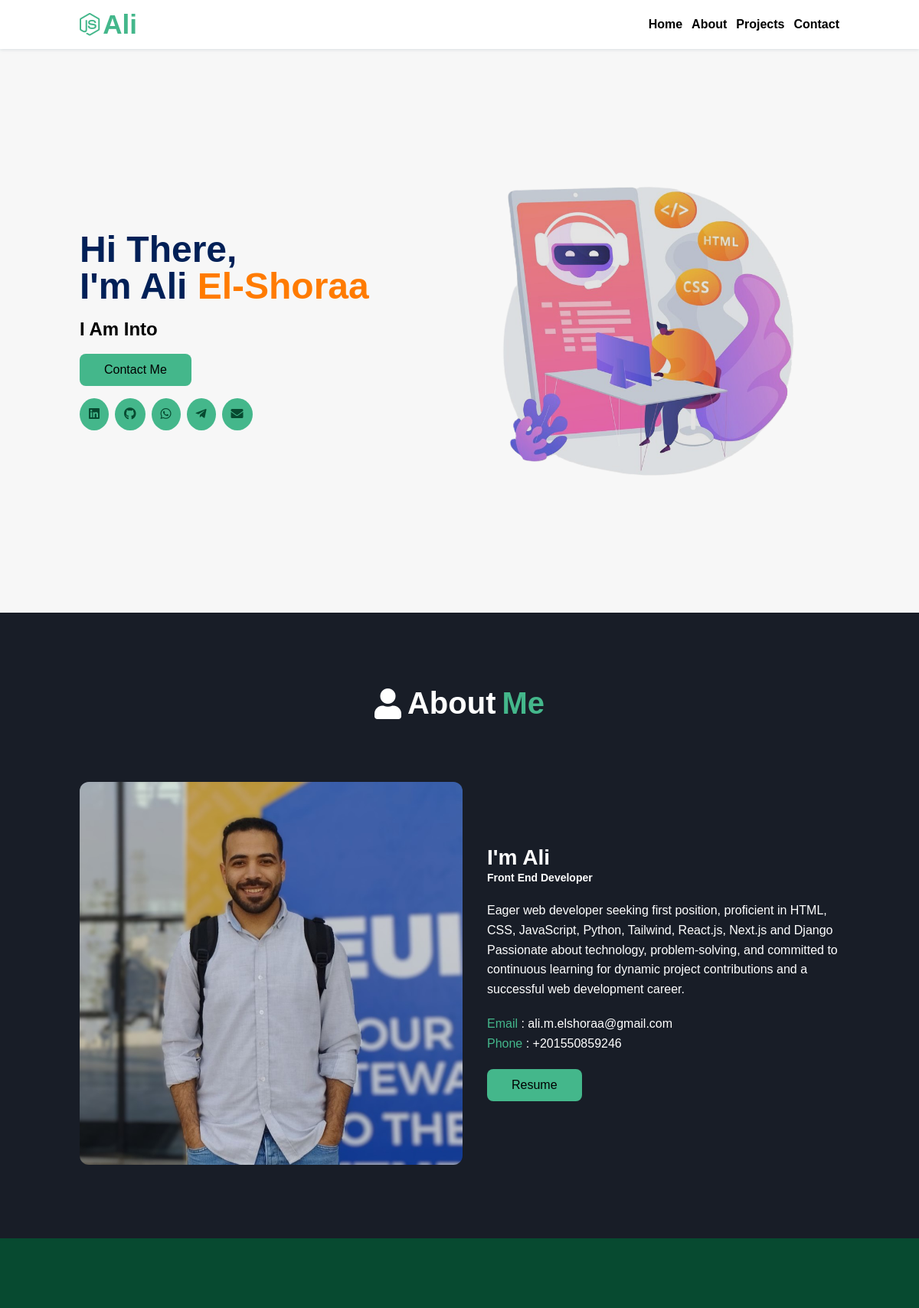
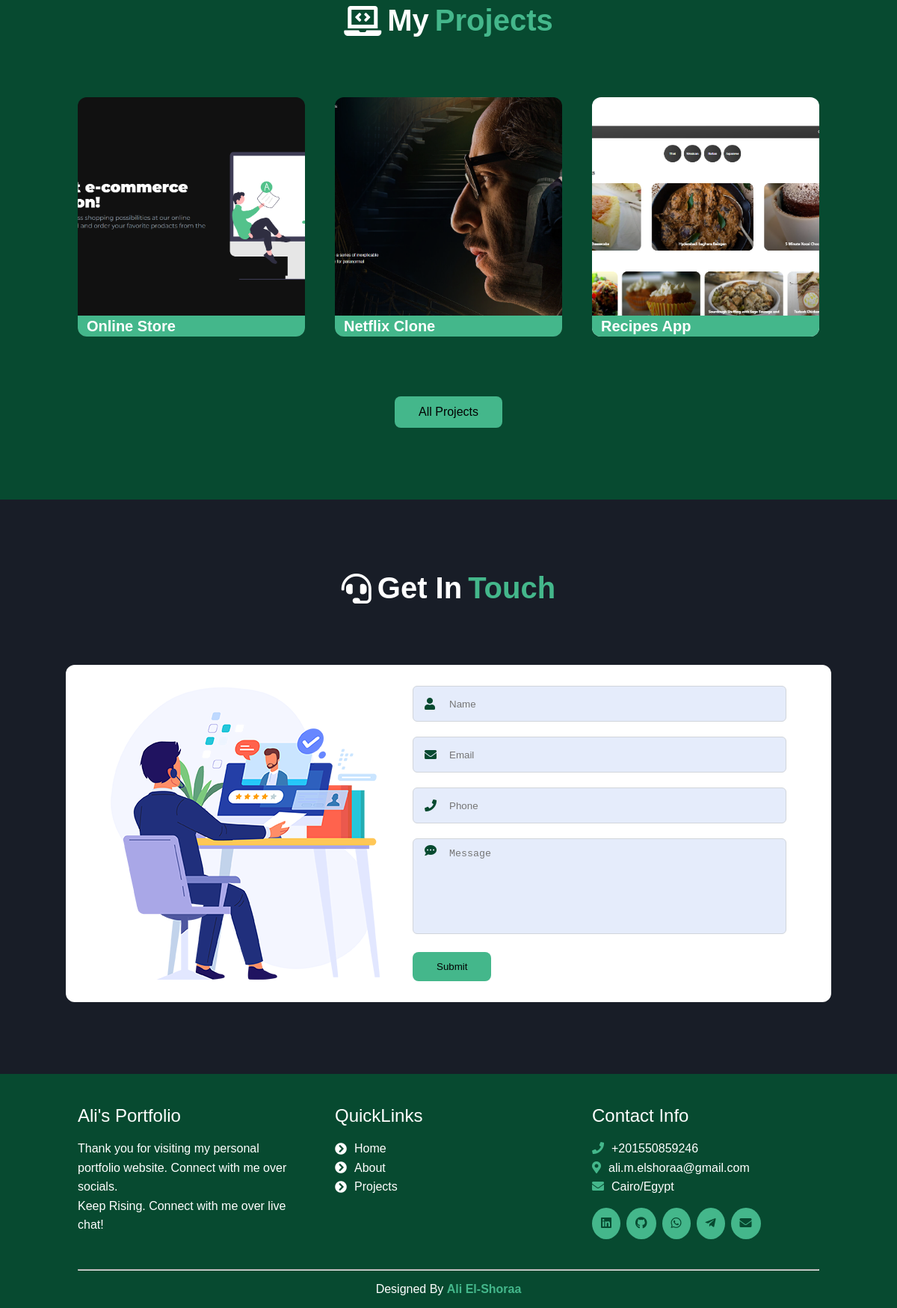
The page / on the database its author committed (2 pictures, top to bottom).
### portfolio/models.py (models this page shows, shortened)
class Projects(models.Model):
    name = models.CharField(max_length=200)
    description = models.TextField()
    demo_url = models.URLField(max_length=200)
    github_url = models.URLField(max_length=200)
    image = models.ImageField(upload_to="project_images/")
    class Meta:
        verbose_name = "Project"
        verbose_name_plural = "Projects"

### portfolio/views.py (the view)
# urls.py: 2. Add a URL to urlpatterns:  path('', views.home, name='home')
def home(request):
    links = [
        {"key": 1, "name": "Home", "link": "home"},
        {"key": 2, "name": "About", "link": "about"},
        {"key": 3, "name": "Projects", "link": "project"},
        {"key": 4, "name": "Contact", "link": "contact"},
    ]
    links_footer = links[: len(links) - 1]
    social_data = [
        {
            "key": 1,
            "link": "https://www.linkedin.com/in/ali-el-shoraa/",
            "icon": '<i class="fab fa-linkedin"></i>',
        },
        {
            "key": 2,
            "link": "https://github.com/Ali-El-Shoraa",
            "icon": '<i class="fab fa-github"></i>',
        },
        {
            "key": 3,
            "link": "https://wa.me/201550859246",
            "icon": '<i class="fab fa-whatsapp"></i>',
        },
        {
            "key": 4,
            "link": "https://t.me/Ali_El_Shoraa",
            "icon": '<i class="fab fa-telegram-plane"></i>',
        },
        {
            "key": 5,
            "link": "mailto:ali,m.elshoraa@gmail.com",
            "icon": '<i class="fas fa-envelope"></i>',
        },
    ]
    projects = Projects.objects.all()[:3]
    cv = CV.objects.first()
    context = {
        "links": links,
        "social_data": social_data,
        "projects": projects,
        "links_footer": links_footer,
        "cv_url": cv,
    }
    return render(request, "pages/home.html", context)

### portfolio/models.py (called while the page is built)
    def __str__(self):
        return self.resume_url

### portfolio/templates/pages/home.html
{% extends 'base.html' %}
{% load static %}
{% block main %}
{% include 'sections/header.html' %}
{% include 'sections/hero.html' %}
{% include 'sections/about.html' %}
{% include 'sections/projects.html' %}
{% include 'sections/contact.html' %}
{% include 'sections/footer.html' %}
{% endblock main %}

### portfolio/templates/sections/projects.html (shortened to what this page needs)
{% load static %}
<link rel="stylesheet" href="{% static 'css/projects.css' %}" />
<section id="project" class="projects">
  <h3 class="header">
    <i class="fas fa-laptop-code"></i>
    My
    <span>Projects</span>
  </h3>
  <div class="container">
    {% for project in projects %}
    <div class="sp-hover-box">
      <img src="{{ project.image.url }}" alt="{{ project.name }}" class="" />
      <div class="sp-text">
        <h4 class="title">{{ project.name }}</h4>
      </div>
    </div>
    {% endfor %}
  </div>
  <a class="sp-button-components all-project-btn" href="/projects">All Projects</a>
</section>

### portfolio/static/css/global.css (style rules this page uses)
* { box-sizing: border-box; margin: 0; padding: 0; transition: all 0.2s; scroll-behavior: smooth; }
.container { width: 100%; margin-left: auto; margin-right: auto; padding-right: 1rem ; padding-left: 1rem ; }
@media (min-width: 640px) { .container { max-width: 640px; } }
@media (min-width: 768px) { .container { max-width: 768px; } }
@media (min-width: 1024px) { .container { max-width: 1024px; } }
a { text-decoration: none; }
img { max-width: 100%; }
body { font-family: "Poppins", sans-serif; }
section { padding-top: 6rem ; padding-bottom: 6rem; }
.sp-hover-box { position: relative; overflow: hidden; border-radius: 12px; height: 20rem; }
.sp-hover-box .sp-text { width: 100%; transform: translateY(calc(100% - 28px)); bottom: 0; position: absolute; }

### rows shown on the page
Projects: image (picture), name "Online Store"
Projects: image (picture), name "Netflix Clone"
Projects: image (picture), name "Recipes App"

### other values the page prints
{{ link.name }} "Home" "About" "Projects" "Contact"
{{ link.name }} "Home" "About" "Projects"
